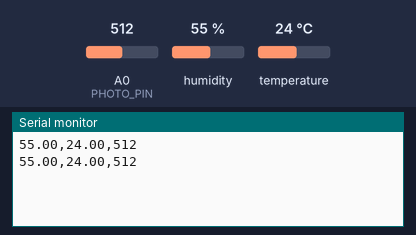
The sketch below on a simulated Arduino Uno, built with avr-gcc and run on an emulated ATmega328P. Parts: the last lines printed to the serial monitor. The test bench sets the inputs (shaded band); at power-on: humidity 55 %, A0 (PHOTO_PIN) = 512, temperature 24 °C.

Above: at 1.8 s.
1.9 s: humidity set to 22 %
At 3.3 s:
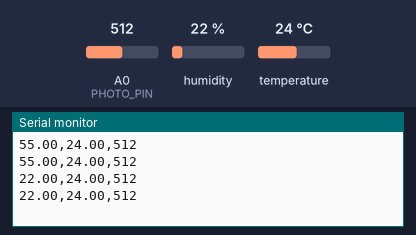
3.4 s: A0 (PHOTO_PIN) set to 716
At 4.5 s:
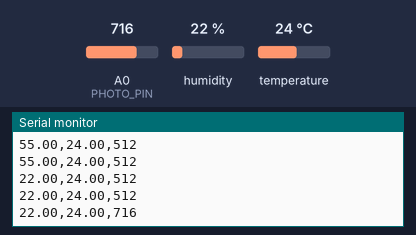
4.9 s: temperature set to 12 °C
At 5.9 s:
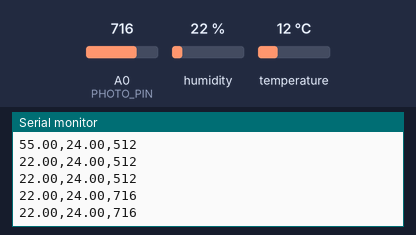
6.4 s: A0 (PHOTO_PIN) set to 900
At 7.7 s:
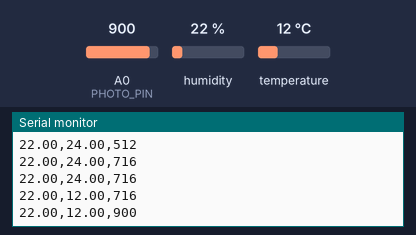
7.9 s: humidity set to 40 %
At 8.9 s:
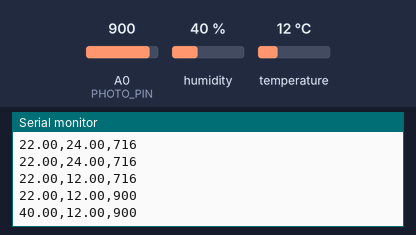
Timing chart, 0 to 10.4 s (numbered marks = the images above; inputs shaded):
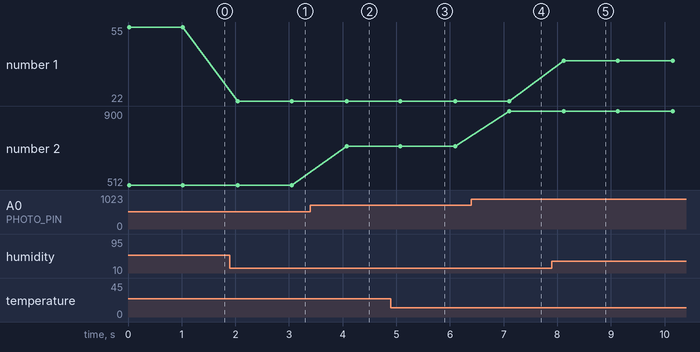

Measured:
- after the input at 1.9 s, the serial monitor: prints a new line after 0.15 s (image 1)
- after the input at 3.4 s, the serial monitor: prints a new line after 0.67 s (image 2)
- after the input at 6.4 s, the serial monitor: prints a new line after 0.70 s (image 4)
- after the input at 7.9 s, the serial monitor: prints a new line after 0.23 s (image 5)
- plotted number 1: 55 → 22 after the input at 1.9 s, 22 → 40 after the input at 7.9 s
- plotted number 2: 512 → 716 after the input at 3.4 s, 716 → 900 after the input at 6.4 s

The sketch:

sketch_nov28a.ino
```cpp
#include <DHT.h>

// Configuración del DHT
#define DHTPIN 2       // Pin digital donde está conectado el DHT
#define DHTTYPE DHT11  // Cambia a DHT22 si usas ese modelo
DHT dht(DHTPIN, DHTTYPE);

// Configuración del fotosensor
#define PHOTO_PIN A0   // Pin analógico para el fotosensor

void setup() {
  Serial.begin(9600);  // Inicia la comunicación serial
  dht.begin();         // Inicia el sensor DHT
}

void loop() {
  // Leer los valores del DHT
  float humidity = dht.readHumidity();
  float temperature = dht.readTemperature();

  // Leer el valor del fotosensor
  int lightLevel = analogRead(PHOTO_PIN);

  // Comprobar errores de lectura del DHT
  if (isnan(humidity) || isnan(temperature)) {
    Serial.println("Error al leer del sensor DHT");
    return;
  }

  // Formatear datos en CSV y enviarlos
  Serial.print(humidity);
  Serial.print(",");
  Serial.print(temperature);
  Serial.print(",");
  Serial.println(lightLevel);

  delay(1000);  // Esperar 1 segundo antes de la próxima lectura
}
```
